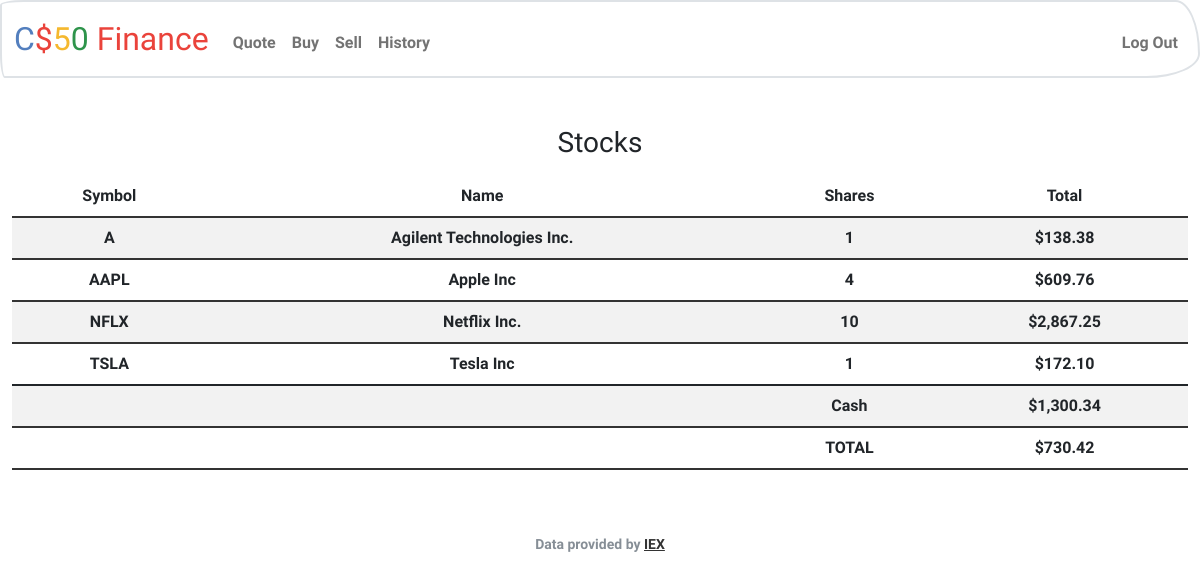
/ (signed in), run on the app's committed database.
### tables this page shows
CREATE TABLE purchases (
    id INTEGER PRIMARY KEY AUTOINCREMENT NOT NULL,
    user_id TEXT NOT NULL,
    stock_id TEXT NOT NULL,
    name TEXT NOT NULL,
    shares TEXT NOT NULL,
    amount TEXT NOT NULL,
    purchasedAt DATETIME DEFAULT CURRENT_TIMESTAMP,
    FOREIGN KEY(user_id) REFERENCES users(id)
);

### app.py (the view)
@app.route("/", methods=["GET", "POST"])
@login_required
def index():
    id = session["user_id"]
    if (db.execute("SELECT SUM(amount) FROM purchases WHERE user_id = ?", id)[0]["SUM(amount)"]) == None:
        return render_template("index.html")
    index = db.execute("SELECT user_id, stock_id, name, SUM(shares) FROM purchases GROUP BY stock_id")
    i = 0
    for crab in index:
        amounts = usd(float(db.execute("SELECT SUM(amount) FROM purchases GROUP BY stock_id")[i]["SUM(amount)"]))
        i += 1
        crab["amount"] = amounts
    cash = db.execute("SELECT cash FROM users WHERE id = ?", id)
    cashUSD = usd(cash[0]["cash"])
    totalAmount = usd(float(db.execute("SELECT SUM(amount) FROM purchases WHERE user_id = ?", id)
                            [0]["SUM(amount)"]) + float(cash[0]["cash"]))
    return render_template("index.html", index=index, amount=amounts, cash=cashUSD, total=totalAmount)

### app.py (called while the page is built)
@app.after_request
def after_request(response):
    response.headers["Cache-Control"] = "no-cache, no-store, must-revalidate"
    response.headers["Expires"] = 0
    response.headers["Pragma"] = "no-cache"
    return response

### helpers.py (called while the page is built)
def login_required(f):
    @wraps(f)
    def decorated_function(*args, **kwargs):
        if session.get("user_id") is None:
            return redirect("/login")
        return f(*args, **kwargs)
    return decorated_function

def usd(value):
    return f"${value:,.2f}"

### templates/index.html (shortened to what this page needs)
{% extends "layout.html" %}
{% block main %}
    <h3>Stocks</h3>
    <table class="table table-striped center">
        <thead>
            <tr>
                <th scope="col">Symbol</th>
                <th scope="col">Name</th>
                <th scope="col">Shares</th>
                <th scope="col">Total</th>
            </tr>
        </thead>
        {% for stock in index %}
        <tr>
            <td>{{ stock.stock_id }}</td>
            <td>{{ stock.name }}</td>
            <td>{{ stock['SUM(shares)'] }}</td>
            <td>{{ stock.amount }}</td>
        </tr>
        {% endfor %}
        <tr style="right">
                <td ></td>
                <td></td>
                <td><b>Cash</b></td>
                <td> {{ cash }}</td>
        </tr>
        <tr>
            <td></td>
            <td></td>
            <td><b>TOTAL</b></td>
            <td> {{ total }}</td>
        </tr>
    </table>
{% endblock %}

### static/styles.css (style rules this page uses)
.center { margin-left: auto; margin-right: auto; }

### data on the page
purchases: stock_id "A", name "Agilent Technologies Inc.", stock "1", amount "$138.38"
purchases: stock_id "AAPL", name "Apple Inc", shares "4", amount "$609.76"

### other printed values
{{ stock.stock_id }} "NFLX" "TSLA"
{{ stock.name }} "Netflix Inc." "Tesla Inc"
{{ stock['SUM(shares)'] }} "10" "1"
{{ stock.amount }} "$2,867.25" "$172.10"
{{ cash }} "$1,300.34"
{{ total }} "$730.42"
